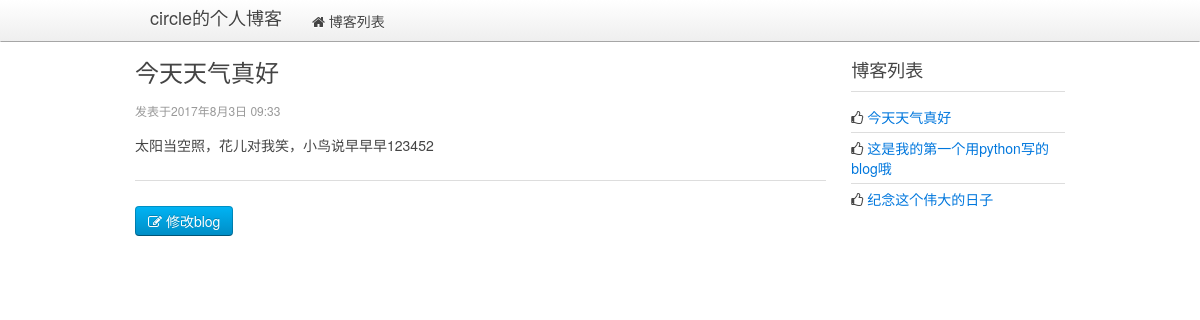
/blog/article/1, run on the app's committed database.
### blog/models.py (models this page shows, shortened)
class Article(models.Model):
    title=models.CharField(max_length=32,default='title')
    content=models.TextField(null=True)
    pub_time=models.DateTimeField(null=True)

### blog/views.py (the view)
# urls.py: url(r'^article/(?P<article_id>[0-9]+)$',views.article_page,name='article_page'),
def article_page(request,article_id):
    articles = models.Article.objects.all()
    article=models.Article.objects.get(pk=article_id)
    return render(request,'blog/article_page.html',{'article':article,'articles':articles})

### blog/Templates/blog/article_page.html (shortened to what this page needs)
<!DOCTYPE html>
<html lang="en">
<head>
    <link rel="stylesheet" href="{{ STATIC_URL }}css/uikit.min.css">
    <link rel="stylesheet" href="{{ STATIC_URL }}css/uikit.gradient.min.css">
</head>
<body>
<nav class="uk-navbar uk-navbar-attached uk-margin-bottom">
        <div class="uk-container uk-container-center">
            <a href="{% url 'blog:index' %}" class="uk-navbar-brand">circle的个人博客</a>
            <ul class="uk-navbar-nav">
                <li data-url="blogs"><a href="{% url 'blog:index' %}"><i class="uk-icon-home"></i> 博客列表</a></li>
            </ul>
        </div>
</nav>
<div class="uk-container uk-container-center">
        <div class="uk-grid">
                <div class="uk-width-medium-3-4">
                     <article class="uk-article">
                        <h2>{{ article.title }}</h2>
                        <p class="uk-article-meta">发表于{{ article.pub_time }}</p>
                        <p>{{ article.content }}</p>
                    </article>
                    <hr class="uk-article-divider">
                    <a href="{% url 'blog:edit_page' article.id %}" class="uk-button uk-button-primary"><i class="uk-icon-edit"></i> 修改blog</a>
                </div>
                <div class="uk-width-medium-1-4">
                        <div class="uk-panel uk-panel-header">
                            <h3 class="uk-panel-title">博客列表</h3>
                            <ul class="uk-list uk-list-line">
                                {% for article in articles %}
                                    <li><i class="uk-icon-thumbs-o-up"></i> <a target="_blank" href="{% url 'blog:article_page' article.id %}">{{ article.title }}</a></li>
                                {% endfor %}
                            </ul>
                        </div>
                 </div>
        </div>
</div>
</body>
</html>

### data on the page
Article: title "今天天气真好", pub_time "2017年8月3日 09:33", content "太阳当空照，花儿对我笑，小鸟说早早早123452"
Article: title "这是我的第一个用python写的blog哦"
Article: title "纪念这个伟大的日子"
